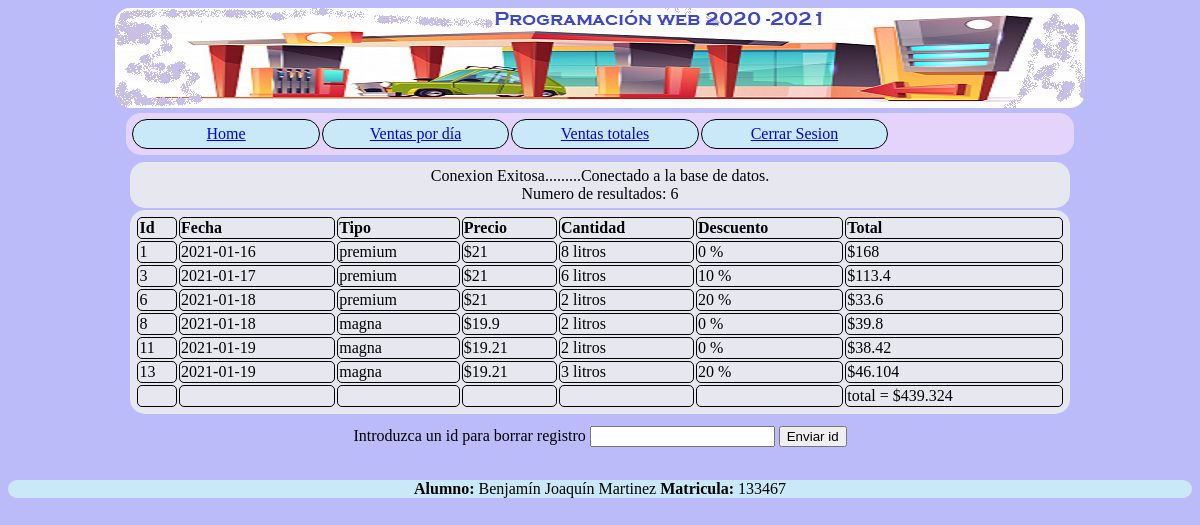
The page /133467ordinario/ventastotales.php (signed in) on the database its author committed.
### tables this page shows
CREATE TABLE `ventas` (
  `id` int(11) NOT NULL,
  `fecha` date NOT NULL,
  `tipo` varchar(15) NOT NULL,
  `precio` double NOT NULL,
  `cantidad` int(11) NOT NULL,
  `descuento` int(11) NOT NULL,
  `total` double NOT NULL
);

### 133467ordinario/ventastotales.php (the view, shortened to what this page needs)
<html>
<head>
<link rel="stylesheet" type "text/css" href="estilos.css">
</head>
<body >
<div class = "banner">
        <img src="banner.png">
    </div>
<div class="barranavegacionventas">
            <div>
            <a href="index.php">Home</a></br>
        </div>
        <div>
            <a href="ventasdia.php">Ventas por día </a></br>
        </div>
        <div>
            <a href="ventastotales.php">Ventas totales </a></br>
        </div>
        <div><a href="cerrar.php"> Cerrar Sesion </a> </div>
 </div>
<?php
$servername= "localhost";
$database= "133467ordinario";
$username= "root";
$password= "";
echo "<div class=\"consulta\">";
$conn = mysqli_connect($servername,$username,$password,$database);
if (!$conn){
 die ("Conexion fallida....".mysqli_connect_error());
 } echo "<div>Conexion Exitosa.........";
 echo 'Conectado a la base de datos.<br>';
  $result = $conn->query("SELECT *  FROM ventas");
  echo "Numero de resultados: $result->num_rows <br></div>";
 echo "<div class=\"consulta\"> <table>
  <tr>
    <td><strong>Id</strong></td>
    <td><strong>Fecha</strong></td>
    <td><strong>Tipo</strong></td>
    <td><strong>Precio</strong></td>
    <td><strong>Cantidad</strong></td>
    <td><strong>Descuento</strong></td>
    <td><strong>Total</strong></td>
  </tr>";
$total=0.0;
  foreach ($result as $row) {
    $total= $total + $row['total'];
echo "
    <tr>
    <td>".$row['id']."</td>
    <td>".$row['fecha']."</td>
    <td>".$row['tipo']."</td>
    <td>$".$row['precio']."</td>
    <td>".$row['cantidad']." litros</td>
    <td>".$row['descuento']." %</td>
    <td>$".$row['total']."</td>
    </tr>";
}
echo "<tr><td></td><td></td><td></td><td></td><td></td><td></td>
<td>
total = $".$total."
</td></tr></table></div>";
             echo "</div >";
?>
<div class="consulta">
     <form action="borrar.php"  method="POST">
         <center>
     <label for "idregistro"> Introduzca un id para borrar registro </label>
                <input type="text" name="idregistro" required>
                <button type="submit"> Enviar id</button>
</center>
     </form>
     </div>
<div class= "detallesventa"><strong>Alumno:</strong> Benjamín Joaquín Martinez
           <strong> Matricula:</strong> 133467</Strong>
        </div>
</body>

### 133467ordinario/estilos.css (style rules this page uses)
* { box-sizing: border-box; }
body { background-color: rgb(187, 187, 250); }
.detallesventa { flex-direction: row; flex-wrap: wrap; background-color: rgb(201, 233, 248); margin: 1% auto; flex: 0 0 90%; border-radius: 15px; text-align: center ; }
.banner { display: flex; flex-direction: row; text-align: center ; margin: 5px auto; width: 100%; }
.banner img { display: flex; max-width: 100%; margin: 0 auto; border-radius: 15px; }
a { text-align: center ; width: 100%; }
.consulta { display: flex; flex-direction: column; flex-wrap: wrap; color:rgb(0, 0, 0) ; text-align: center ; padding: 5px; margin: 1px auto; border-radius: 15px; }
.consulta div { display: flex; flex-direction: column; flex-wrap: wrap; margin: 1px auto; background-color: rgb(231, 231, 240); padding: 5px; border-radius: 15px; text-align: center ; width: 80%; }
table td { border: 1px solid black; border-radius: 5px; }
.barranavegacionventas { display: flex; flex-direction: row; flex-wrap: wrap; margin: 0% auto; background-color: rgb(228, 212, 252); text-align: center ; width: 80%; padding: 5px; border-radius: 15px; }
.barranavegacionventas div { display: flex; flex: 0 0 20%; text-align: center ; background-color: rgb(201, 233, 248); padding: 5px; border-radius: 15px; margin: 1px ; border: 1px solid black; }

### rows shown on the page
ventas: id "1", fecha "2021-01-16", tipo "premium", precio "21", cantidad "8", descuento "0", total "168"
ventas: id "3", fecha "2021-01-17", tipo "premium", precio "21", cantidad "6", descuento "10", total "113.4"
ventas: id "6", fecha "2021-01-18", tipo "premium", precio "21", cantidad "2", descuento "20", total "33.6"
ventas: id "8", fecha "2021-01-18", tipo "magna", precio "19.9", cantidad "2", descuento "0", total "39.8"
ventas: id "11", fecha "2021-01-19", tipo "magna", precio "19.21", cantidad "2", descuento "0", total "38.42"
ventas: id "13", fecha "2021-01-19", tipo "magna", precio "19.21", cantidad "3", descuento "20", total "46.104"

### other values the page prints
$result->num_rows "6"
$total "439.324"
